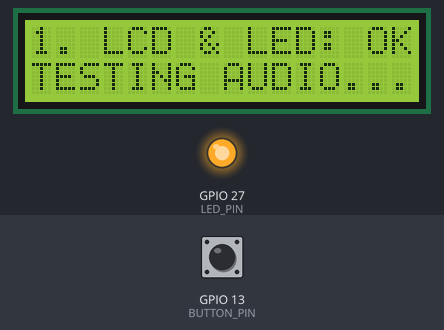
Recording of a sketch running on a simulated ESP32. Parts: 16×2 character LCD, output pins drawn as LEDs (lit = HIGH). Inputs (shaded band) come from the test bench; at power-on: GPIO 13 (BUTTON_PIN) HIGH. No radio packets arrive unless stated; the audio player accepts every command and is not drawn; what the sketch prints to the serial monitor is not drawn.

Above: at 1.9 s.
At 9.0 s:
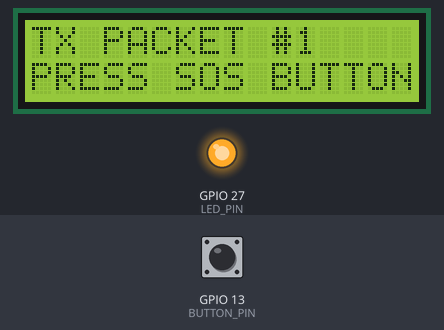
9.1 s: GPIO 13 (BUTTON_PIN) pulled LOW for 0.15 s
At 10.2 s:
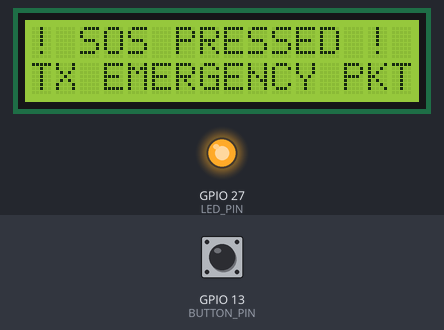
12.2 s: GPIO 13 (BUTTON_PIN) pulled LOW for 1 s
At 12.39 s:
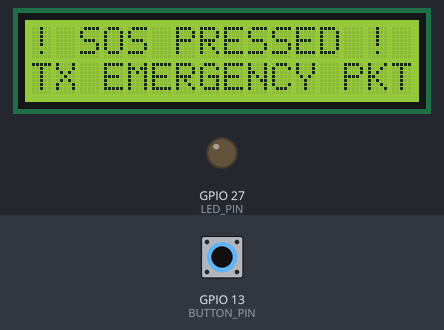
16.2 s: GPIO 13 (BUTTON_PIN) pulled LOW for 3.2 s
At 18.0 s:
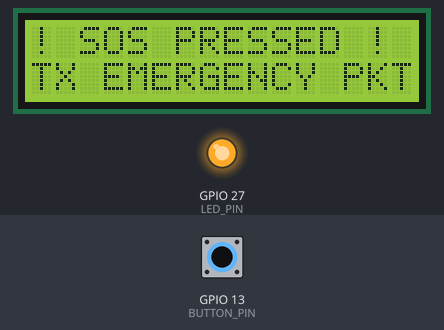
Timing chart, 0 to 30.6 s (numbered marks = the images above; inputs shaded):
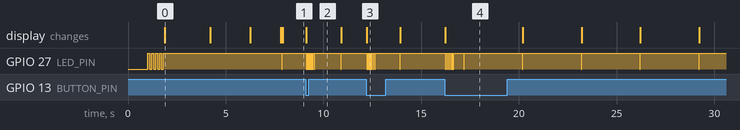

Measured:
- after the input at 9.1 s, the display: changes at once (image 2)
- after the input at 12.2 s, the display: changes at once (image 3)
- after the input at 16.2 s, the display: changes at once (image 4)
- what the display in image 0 shows lasts 2.3 s, from 1.9 s to 4.2 s

The sketch:

test_all_hardware.ino
```cpp
// ============================================================================
// CrowdShield Zonal Node — Complete Hardware Diagnostic Test Sketch
// Tests:
//   1. Status LED (GPIO 27)
//   2. 1602 LCD Display (4-Bit: RS=21, E=22, D4=17, D5=16, D6=4, D7=15)
//   3. DFPlayer Mini Audio & Speaker (RX=25, TX=26 via 1kΩ)
//   4. SX1278 LoRa Transceiver (NSS=5, RST=14, DIO0=33, SCK=18, MISO=19, MOSI=23)
//   5. SOS Push Button (GPIO 13 to GND, Internal PULLUP)
// ============================================================================

#include <SPI.h>
#include <LoRa.h>
#include <HardwareSerial.h>
#include <DFRobotDFPlayerMini.h>
#include <LiquidCrystal.h>

// --- Pin Definitions ---
#define LED_PIN     27   // Status LED (via 330Ω to GND)
// SILENT PRESENTATION MODE: Set to 1 to mute hardware speaker for Judge Presentation
#define SILENT_PRESENTATION_MODE 0
#define BUTTON_PIN  13   // SOS Button (One leg to GPIO 13, other leg to GND)

// DFPlayer Mini on HardwareSerial 2
#define DF_RX_PIN   25   // ESP32 RX2 connects to DFPlayer TX
#define DF_TX_PIN   26   // ESP32 TX2 connects via 1kΩ to DFPlayer RX

// SX1278 LoRa SPI Pins
#define LORA_SS     5    // Chip Select (NSS)
#define LORA_RST    14   // LoRa Reset
#define LORA_DIO0   33   // Packet Ready IRQ
#define LORA_BAND   433E6 // 433 MHz for SX1278

// 1602 LCD (Parallel 4-Bit: RS=21, E=22, D4=17, D5=16, D6=4, D7=15)
LiquidCrystal lcd(21, 22, 17, 16, 4, 15);

HardwareSerial dfSerial(2);
DFRobotDFPlayerMini myDFPlayer;

bool dfPlayerOnline = false;
bool loraOnline = false;
int lastButtonState = HIGH;
uint32_t packetCount = 0;
unsigned long lastBeacon = 0;

// 1602 LCD Helper (Anti-Flicker Text Caching)
static char lastLcdLine1[17] = "";
static char lastLcdLine2[17] = "";

void updateLcd(const char* line1, const char* line2) {
  char buf1[17];
  char buf2[17];
  snprintf(buf1, sizeof(buf1), "%-16s", line1 ? line1 : "");
  snprintf(buf2, sizeof(buf2), "%-16s", line2 ? line2 : "");

  // Skip hardware write if display content has not changed - eliminates 100% of LCD flickering!
  if (strncmp(lastLcdLine1, buf1, 16) == 0 && strncmp(lastLcdLine2, buf2, 16) == 0) {
    return;
  }
  strncpy(lastLcdLine1, buf1, 16);
  lastLcdLine1[16] = '\0';
  strncpy(lastLcdLine2, buf2, 16);
  lastLcdLine2[16] = '\0';

  lcd.setCursor(0, 0);
  lcd.print(buf1);
  lcd.setCursor(0, 1);
  lcd.print(buf2);
}

void setup() {
  Serial.begin(115200);
  delay(1000);

  Serial.println("\n=======================================================");
  Serial.println("   CROWDSHIELD ALL-IN-ONE HARDWARE DIAGNOSTIC TEST     ");
  Serial.println("=======================================================\n");

  // --- 1. TEST LED (GPIO 27) ---
  pinMode(LED_PIN, OUTPUT);
  pinMode(BUTTON_PIN, INPUT_PULLUP); // Button to GND

  Serial.println("[TEST 1/5] Testing LED on GPIO 27...");
  for (int i = 0; i < 4; i++) {
    digitalWrite(LED_PIN, HIGH); delay(100);
    digitalWrite(LED_PIN, LOW); delay(100);
  }
  digitalWrite(LED_PIN, HIGH); // Keep solid ON
  Serial.println(" -> LED Test: PASSED (Flashing completed, now Solid ON)");

  // --- 2. TEST 1602 LCD DISPLAY (RS=21, E=22, D4=17, D5=16, D6=4, D7=15) ---
  Serial.println("\n[TEST 2/5] Initializing 1602 LCD Display...");
  lcd.begin(16, 2);
  updateLcd("1. LCD & LED: OK", "TESTING AUDIO...");
  Serial.println(" -> LCD Display Test: PASSED (Check screen text!)");
  delay(1500);

  // --- 3. TEST DFPLAYER MINI & SPEAKER (RX=25, TX=26) ---
  Serial.println("\n[TEST 3/5] Initializing DFPlayer Mini & Speaker...");
  dfSerial.begin(9600, SERIAL_8N1, DF_RX_PIN, DF_TX_PIN);
  delay(200);

  if (myDFPlayer.begin(dfSerial, false, false)) {
    dfPlayerOnline = true;
    #if SILENT_PRESENTATION_MODE
    myDFPlayer.volume(0); // Muted for Judge Presentation
#else
    myDFPlayer.volume(24); // Stable volume prevents power dip
#endif
    delay(100);
    Serial.println(" -> DFPlayer Mini: DETECTED! Playing Track 1 from SD Card...");
    updateLcd("2. AUDIO: OK!   ", "PLAYING TRACK 1 ");
    myDFPlayer.play(1); // Play Track 1
    delay(2000);
  } else {
    Serial.println(" -> [WARN] DFPlayer Mini NOT detected! (Check RX/TX wiring, 1k resistor, or SD card format).");
    updateLcd("2. AUDIO: WARN  ", "NO DFPLAYER RESP");
    delay(1500);
  }

  // --- 4. TEST SX1278 LORA TRANSCEIVER (433MHz) ---
  Serial.println("\n[TEST 4/5] Initializing SX1278 LoRa Transceiver (433MHz)...");
  LoRa.setPins(LORA_SS, LORA_RST, LORA_DIO0);

  if (LoRa.begin(LORA_BAND)) {
    loraOnline = true;
    LoRa.setSpreadingFactor(9);
    LoRa.setSignalBandwidth(125E3);
    LoRa.setTxPower(17);
    Serial.println(" -> SX1278 LoRa: DETECTED & ONLINE at 433 MHz!");
    updateLcd("3. LORA: ONLINE ", "BAND: 433.0 MHz ");

    // Send initial boot packet
    LoRa.beginPacket();
    LoRa.print("{\"event\":\"NODE_BOOT_TEST\",\"status\":\"ALL_HW_OK\"}");
    LoRa.endPacket();
    Serial.println(" -> Transmitted first test packet over 433MHz LoRa!");
    delay(1500);
  } else {
    Serial.println(" -> [ERROR] SX1278 LoRa NOT detected! Check 3.3V, GND, NSS=5, SCK=18, MOSI=23, MISO=19.");
    updateLcd("3. LORA: FAILED ", "CHECK 3.3V & SPI");
    delay(2000);
  }

  // --- 5. TEST BUTTON INSTRUCTIONS ---
  Serial.println("\n[TEST 5/5] Ready for SOS Button Test!");
  Serial.println(" >>> PRESS THE SOS BUTTON ON GPIO 13 TO TEST! <<<\n");
  updateLcd("SYS READY: TX #0", "PRESS SOS BUTTON");
}

void loop() {
  unsigned long now = millis();

  // --- 1. CONTINUOUS SOS BUTTON CHECK (GPIO 13) ---
  int buttonReading = digitalRead(BUTTON_PIN);

  static unsigned long lastBtnTime = 0;
  // Detect press transition (HIGH -> LOW) with 80ms debounce
  if (buttonReading == LOW && lastButtonState == HIGH && (now - lastBtnTime > 80)) {
    lastBtnTime = now;
    Serial.println("\n*******************************************************");
    Serial.println(">>> [BUTTON EVENT DETECTED!] SOS Pressed on GPIO 13! <<<");
    Serial.println("*******************************************************");

    // A. Update LCD Screen
    updateLcd("! SOS PRESSED !", "TX EMERGENCY PKT");

    // B. Flash LED rapidly
    for (int i = 0; i < 6; i++) {
      digitalWrite(LED_PIN, LOW); delay(40);
      digitalWrite(LED_PIN, HIGH); delay(40);
    }

    // C. Play Next Song / Alarm on Speaker
#if SILENT_PRESENTATION_MODE
    Serial.println("[Audio] SOS Alarm Triggered (Audio Muted for Judges Presentation)");
#else
    if (dfPlayerOnline) {
      Serial.println("[Audio] Playing Next Track / Alarm Sound...");
      myDFPlayer.volume(24);
      myDFPlayer.next();
    }
#endif

    // D. Send Instant Emergency LoRa Packet
    if (loraOnline) {
      String sosPkt = "{\"alert\":\"SOS_TRIGGERED\",\"zone\":1,\"btn_pin\":13,\"ts\":" + String(now) + "}";
      LoRa.beginPacket();
      LoRa.print(sosPkt);
      LoRa.endPacket();
      Serial.printf("[LoRa TX Emergency] %s\n", sosPkt.c_str());
    }

    delay(300); // Debounce delay
  }
  lastButtonState = buttonReading;

  // --- 2. PERIODIC LORA BEACON TRANSMISSION (EVERY 3 SECONDS) ---
  if (now - lastBeacon >= 3000) {
    lastBeacon = now;
    packetCount++;

    if (loraOnline) {
      String beaconPkt = "{\"msg\":\"PING\",\"count\":" + String(packetCount) + ",\"zone\":1}";
      LoRa.beginPacket();
      LoRa.print(beaconPkt);
      LoRa.endPacket();
      Serial.printf("[LoRa TX Beacon #%d] %s\n", packetCount, beaconPkt.c_str());

      // Blink LED briefly on transmission
      digitalWrite(LED_PIN, LOW); delay(25); digitalWrite(LED_PIN, HIGH);

      // Update LCD counter if button not currently being held
      if (digitalRead(BUTTON_PIN) == HIGH) {
        char l1[17];
        snprintf(l1, sizeof(l1), "TX PACKET #%-5d", packetCount);
        updateLcd(l1, "PRESS SOS BUTTON");
      }
    }
  }

  delay(10);
}
```
